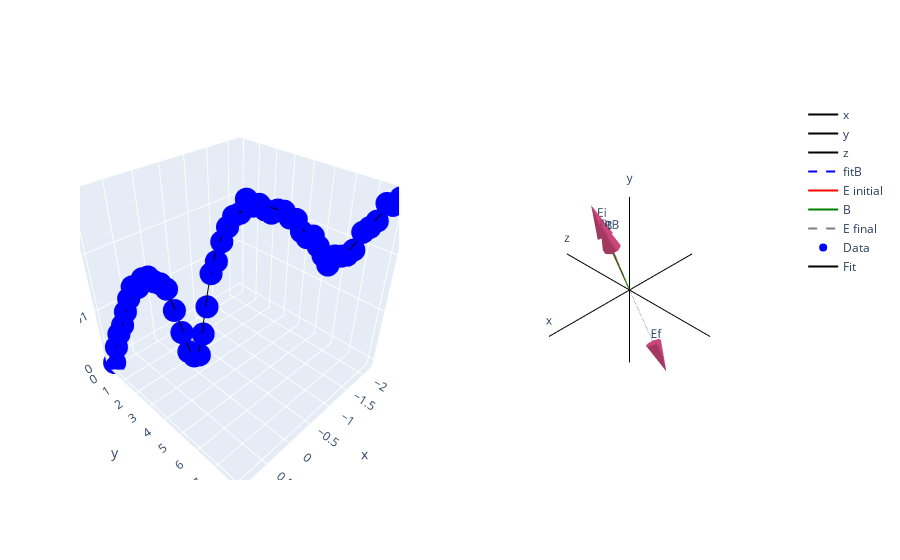

Source (notebook cell):
### Markdown cell above
Now we can begin to estimate our $\hat{B}$ vector. By leaving $B_\theta$, $B_\phi$ as free variables and using it in the `calc_171_pop_using_vectors` function we can estimate the angles. The first example is one where we have constrained all of our variables except $B_\theta$ and $B_\phi$

### Code cell
# Generate Actual data
from ion_model import PolarVector, unwrap_angle, Yb171, GenerateTestData, FitFreeParams, calculate_171_pop, calc_171_pop_using_vectors
from plotly_wrapper import VectorPlot, Subplots, go
import matplotlib.pyplot as plt
import numpy as np
from pprint import pprint
from random import random

vp = VectorPlot()

# Define the true vectors and parameters of the experiment (used to generate test data)
E = PolarVector(r=1, theta=np.pi/2, phi=np.arccos(1/np.sqrt(3)))
random_theta, random_phi = (random()*2-1) * np.pi/2, (random()*2-1) * np.pi/2 
B = PolarVector(r=1, theta=random_theta, phi=random_phi)
yb171 = Yb171()
# define the True parameters for a polarisation sweep
thetaBE935 = yb171.optimal_thetaBE
# define other constants
s935 = 1                            # At saturation
zeeman = 0.5 * yb171.Gamma_2P12     # half of the linewidth of the 2S1/2 <-> 2P1/2 transition
detuning370 = 0.5 * yb171.Gamma_2P12   # Detuning from excited state by half of the linewidth of the 2S1/2 <-> 2P1/2 transition
detuning935 = 0.0

# Sweep E polarisation and saturation parameter
s370 = np.linspace(0, 8, 51)

# Polarisation is swept using the E PolarVector
num_steps = 50
# angle per step
angle_step = -np.pi/(num_steps)
# Define all the E vectors (magnitude is going up linearly to mimick saturation sweep)
allE = {f"E{i}": PolarVector(r=(i+1)/num_steps, theta=E.theta, phi=E.phi + angle_step * i) for i in range(num_steps + 1)}
# Calculate thetaBE for each of the E vectors
thetaBE370 = np.array([B.calculate_angle_between(Evec) for Evec in allE.values()])
# Get the change in phi
allPhi = [vec.phi for vec in allE.values()]

# Unwrap thetaBE370 array because theta is always pos, but it should go pos to negative
# thetaBE370 = unwrap_angle(thetaBE370)
# Prepare an arc using the x, y, z values of the E vectors
draw_vec_line = np.array([E.v[:, 1] for E in allE.values()])
# Break them out seperately
x, y, z = draw_vec_line[:, 0], draw_vec_line[:, 1], draw_vec_line[:, 2]
# Add the arc to the vector plot

# Calculate the test data
TestData = GenerateTestData(detuning370=detuning370, 
                            s_370=s370, 
                            s_935=s935, 
                            zeeman=zeeman, 
                            thetaBE370=thetaBE370, 
                            thetaBE935=thetaBE935, 
                            make_mesh=False)

# Randomise test data
TestData.randomise(0.0007**2)

# This cell only works with the previous one run
# Using our knowledge of E and s
E_array = np.array([E.pv for E in allE.values()])
Er, Etheta, Ephi = np.zeros(E_array.shape[0])+1, E_array[:, 1][:, 0], E_array[:, 2][:, 0]

# Constraining all variables except Btheta, Bphi
x = (np.array([1]*len(s370)), Er, Etheta, Ephi, s370, np.array([detuning370]*len(s370)), np.array([detuning935]*len(s370)), np.array([s935]*len(s370)), np.array([zeeman]*len(s370)), np.array([thetaBE935]*len(s370)))

x_var_names = ("Br", "Er", "Etheta", "Ephi", "s_370", "detuning370", "detuning935", "s_935", "zeeman", "thetaBE935")

# Prepare fitting tool
fitting_tool = FitFreeParams(x, TestData.excited_pop_171, x_var_names, calc_171_pop_using_vectors,
                             all_variables=("Er", "Etheta", "Ephi","s_370", "Br", "Btheta", "Bphi", "detuning370", "detuning935", "s_935", "zeeman", "thetaBE935"))

print(fitting_tool.free_params)

# initial guess
p0 = np.array([0, 0])
# Bounds (assuming B vector is pointing in the +z ish direction. Symmetry means it can be + or - x)
bounds = ((-np.pi/2, -np.pi/2), 
          (np.pi/2, np.pi/2))

# Prepare residuals
residual_ss = 100000
# Residual limit where it stops
res_limit = 1e-4
# Number of itterations if residual limit isn't met initially
itterations = 20
# Initilise itterations
itter = 0

while itter < itterations:
    # Constraining other variables to fix them. Using bounds by setting min max to the actual value
    popt, pcov = fitting_tool.fit(p0=p0, 
                                bounds=bounds)

    fit_pop = fitting_tool.fit_func(x, *popt)
    residual_ss = np.sum((TestData.excited_pop_171 - fit_pop)**2)
    if residual_ss > res_limit:
        # Change to different quadrant
        p0 = (p0 + (itter % 2 - 1)*np.array([np.pi/4, np.pi/4])) % np.pi/2
    else:
        break
    itter += 1
    if itter == itterations:
        print("Itterations exceeded maximum. Use different initial condition")

# Use fitted parameters to re-generate B
found_B = PolarVector(r=1, theta=popt[0], phi=popt[1])
# Plot
vp.add_vector({"fitB": found_B}, {"line": {"color": "blue", "dash": "dash"}, "text": ["", "fitB"]})

# Print results
true = np.array([B.theta, B.phi])
diff = np.abs(np.abs(true) - np.abs(popt))
print("True")
pprint({name: value for name, value in zip(fitting_tool.free_params, true)})
print("Fit")
pprint({name: value for name, value in zip(fitting_tool.free_params, popt)})
print("Difference")
pprint({name: value for name, value in zip(fitting_tool.free_params, diff)})
# print(popt)


# Put test data and curve-fit into graph object
surface_go = [go.Scatter3d(x=allPhi, y=TestData.mesh_171.s0_370, z=TestData.excited_pop_171, mode='markers', marker={"color": "blue"}, name="Data")]
surface_go.append(go.Scatter3d(x=allPhi, y=s370, z=fit_pop, mode='lines', line={"color": "black"}, name="Fit"))

# Add vectors
vp.add_vector({"E initial": E}, {"line": {"color": "red"}, "text": ["", "Ei"]})
vp.add_vector({"B": B}, {"line": {"color": "green"}, "text": ["", "B"]})
vp.add_vector({"E final": allE[f"E{num_steps}"]}, {"line": {"color": "rgba(0, 0, 0, 0.5)", "dash": "dash"}, "text": ["", "Ef"]})

# rotate vector plot
vp.align_vectors_with_experiment()
# prepare plot
vp.prepare_plot()

# use graph objects in vector plot in subplots class. Defining subplots
sub = Subplots(rows=1, cols=2, specs=[[{'type': 'scene'}, {'type': 'scene'}]])
# update subplots with graph objects
sub.update_subplot(1, 2, vp.graph_objects,
                   update_scenes_kwargs=dict(xaxis_visible=False, yaxis_visible=False, zaxis_visible=False))
sub.update_subplot(1, 1, surface_go, 
                   xaxis_kwargs=dict(title_text="thetaBE"), 
                   yaxis_kwargs=dict(title_text="s370"))

# show subplot
sub.fig.show()

### Figure 1 — Plotly figure (JSON) as saved in the notebook; plotly's stock layout.template omitted (floating-point values rounded to 4 significant figures)
{"data": [{"line": {"color": "black"}, "mode": "lines+text", "name": "x", "scene": "scene2", "text": ["", "x"], "type": "scatter3d", "x": [-1.5, 1.5], "y": [0, -1.837e-16], "z": [0, 1.125e-32]}, {"line": {"color": "black"}, "mode": "lines+text", "name": "y", "scene": "scene2", "text": ["", "y"], "type": "scatter3d", "x": [0, 1.837e-16], "y": [-9.185e-17, -9.185e-17], "z": [-1.5, 1.5]}, {"line": {"color": "black"}, "mode": "lines+text", "name": "z", "scene": "scene2", "text": ["", "z"], "type": "scatter3d", "x": [0, 0], "y": [1.5, -1.5], "z": [-9.185e-17, 9.185e-17]}, {"line": {"color": "blue", "dash": "dash"}, "mode": "lines+text", "name": "fitB", "scene": "scene2", "text": ["", "fitB"], "type": "scatter3d", "x": [0, 0.3242], "y": [0, -0.06109], "z": [0, 0.944]}, {"scene": "scene2", "showscale": false, "sizemode": "absolute", "sizeref": 0.5, "type": "cone", "u": [0.3242], "v": [-0.06109], "w": [0.944], "x": [0.3242, 0], "y": [-0.06109, 0], "z": [0.944, 0]}, {"line": {"color": "red"}, "mode": "lines+text", "name": "E initial", "scene": "scene2", "text": ["", "Ei"], "type": "scatter3d", "x": [0, 5e-17], "y": [0, -0.5774], "z": [0, 0.8165]}, {"scene": "scene2", "showscale": false, "sizemode": "absolute", "sizeref": 0.5, "type": "cone", "u": [5e-17], "v": [-0.5774], "w": [0.8165], "x": [5e-17, 0], "y": [-0.5774, 0], "z": [0.8165, 0]}, {"line": {"color": "green"}, "mode": "lines+text", "name": "B", "scene": "scene2", "text": ["", "B"], "type": "scatter3d", "x": [0, 0.3357], "y": [0, -0.06345], "z": [0, 0.9398]}, {"scene": "scene2", "showscale": false, "sizemode": "absolute", "sizeref": 0.5, "type": "cone", "u": [0.3357], "v": [-0.06345], "w": [0.9398], "x": [0.3357, 0], "y": [-0.06345, 0], "z": [0.9398, 0]}, {"line": {"color": "rgba(0, 0, 0, 0.5)", "dash": "dash"}, "mode": "lines+text", "name": "E final", "scene": "scene2", "text": ["", "Ef"], "type": "scatter3d", "x": [0, -5.1e-17], "y": [0, 0.5889], "z": [0, -0.8328]}, {"scene": "scene2", "showscale": false, "sizemode": "absolute", "sizeref": 0.5, "type": "cone", "u": [-5.1e-17], "v": [0.5889], "w": [-0.8328], "x": [-5.1e-17, 0], "y": [0.5889, 0], "z": [-0.8328, 0]}, {"marker": {"color": "blue"}, "mode": "markers", "name": "Data", "scene": "scene", "type": "scatter3d", "x": [0.9553, 0.8925, 0.8297, 0.7668, 0.704, 0.6412, 0.5783, 0.5155, 0.4527, 0.3898, 0.327, 0.2642, 0.2013, 0.1385, 0.07567, 0.01284, -0.04999, -0.1128, -0.1757, -0.2385, -0.3013, -0.3642, -0.427, -0.4898, -0.5526, -0.6155, -0.6783, -0.7411, -0.804, -0.8668, -0.9296, -0.9925, -1.055, -1.118, -1.181, -1.244, -1.307, -1.369, -1.432, -1.495, -1.558, -1.621, -1.684, -1.746, -1.809, -1.872, -1.935, -1.998, -2.061, -2.123, -2.186], "y": [0, 0.16, 0.32, 0.48, 0.64, 0.8, 0.96, 1.12, 1.28, 1.44, 1.6, 1.76, 1.92, 2.08, 2.24, 2.4, 2.56, 2.72, 2.88, 3.04, 3.2, 3.36, 3.52, 3.68, 3.84, 4, 4.16, 4.32, 4.48, 4.64, 4.8, 4.96, 5.12, 5.28, 5.44, 5.6, 5.76, 5.92, 6.08, 6.24, 6.4, 6.56, 6.72, 6.88, 7.04, 7.2, 7.36, 7.52, 7.68, 7.84, 8], "z": [-0.0007462, 0.002703, 0.00551, 0.007282, 0.009945, 0.01242, 0.01461, 0.01449, 0.01606, 0.01634, 0.01549, 0.01513, 0.01419, 0.01021, 0.005793, 0.001692, 0.0007576, 0.0009761, 0.005503, 0.0109, 0.01692, 0.01898, 0.02215, 0.02441, 0.02603, 0.02644, 0.02845, 0.02747, 0.02773, 0.02692, 0.02646, 0.02692, 0.02675, 0.02574, 0.02555, 0.02372, 0.02278, 0.02305, 0.02142, 0.0199, 0.01838, 0.01989, 0.01984, 0.02, 0.02085, 0.02362, 0.02435, 0.02531, 0.02785, 0.02757, 0.02863]}, {"line": {"color": "black"}, "mode": "lines", "name": "Fit", "scene": "scene", "type": "scatter3d", "x": [0.9553, 0.8925, 0.8297, 0.7668, 0.704, 0.6412, 0.5783, 0.5155, 0.4527, 0.3898, 0.327, 0.2642, 0.2013, 0.1385, 0.07567, 0.01284, -0.04999, -0.1128, -0.1757, -0.2385, -0.3013, -0.3642, -0.427, -0.4898, -0.5526, -0.6155, -0.6783, -0.7411, -0.804, -0.8668, -0.9296, -0.9925, -1.055, -1.118, -1.181, -1.244, -1.307, -1.369, -1.432, -1.495, -1.558, -1.621, -1.684, -1.746, -1.809, -1.872, -1.935, -1.998, -2.061, -2.123, -2.186], "y": [0, 0.16, 0.32, 0.48, 0.64, 0.8, 0.96, 1.12, 1.28, 1.44, 1.6, 1.76, 1.92, 2.08, 2.24, 2.4, 2.56, 2.72, 2.88, 3.04, 3.2, 3.36, 3.52, 3.68, 3.84, 4, 4.16, 4.32, 4.48, 4.64, 4.8, 4.96, 5.12, 5.28, 5.44, 5.6, 5.76, 5.92, 6.08, 6.24, 6.4, 6.56, 6.72, 6.88, 7.04, 7.2, 7.36, 7.52, 7.68, 7.84, 8], "z": [0, 0.002284, 0.004753, 0.007236, 0.009584, 0.01168, 0.01345, 0.01483, 0.01578, 0.01625, 0.01616, 0.01538, 0.01374, 0.01103, 0.007192, 0.002876, 0.0001218, 0.001343, 0.006206, 0.012, 0.01686, 0.0204, 0.02287, 0.02457, 0.02573, 0.02652, 0.02703, 0.02732, 0.02744, 0.02741, 0.02725, 0.02694, 0.0265, 0.02592, 0.02519, 0.02431, 0.0233, 0.0222, 0.02109, 0.02011, 0.01944, 0.01923, 0.01957, 0.02043, 0.02165, 0.02305, 0.02447, 0.02578, 0.02693, 0.02791, 0.02873]}], "layout": {"scene": {"domain": {"x": [0, 0.45], "y": [0, 1]}}, "scene2": {"domain": {"x": [0.55, 1], "y": [0, 1]}, "xaxis": {"visible": false}, "yaxis": {"visible": false}, "zaxis": {"visible": false}}}}
